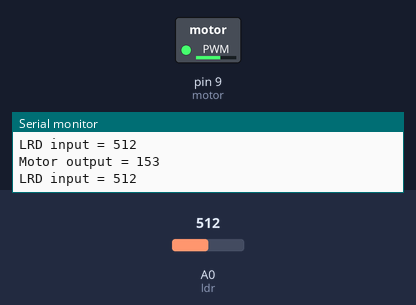
This sketch was run on a simulated Arduino Uno, built with avr-gcc and run on an emulated ATmega328P. On the bench: switched loads named in the sketch (green lamp = pin HIGH), the last lines printed to the serial monitor. The inputs (shaded band) are chosen by the test bench; at power-on: A0 (ldr) = 512.

Above: at 1.2 s.
1.3 s: A0 (ldr) set to 306
At 1.7 s:
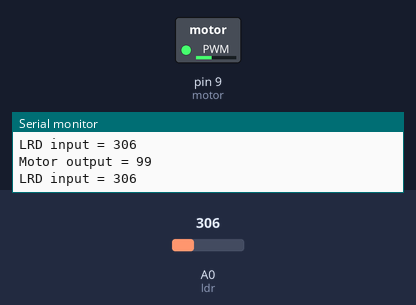
2.8 s: A0 (ldr) set to 0
At 3.9 s:
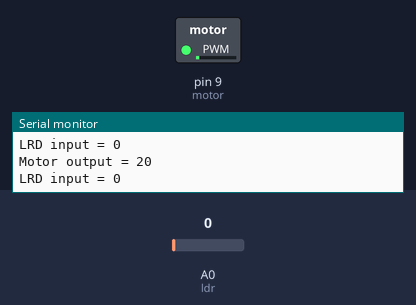
4.3 s: A0 (ldr) set to 716
At 5.2 s:
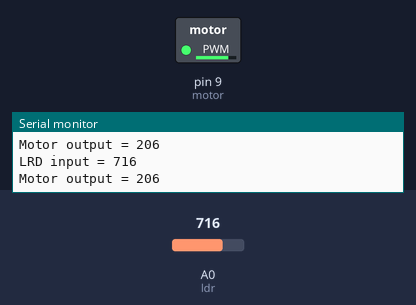
5.8 s: A0 (ldr) set to 511
At 7.3 s:
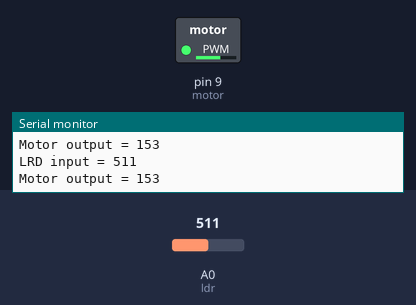
Timing chart, 0 to 8.3 s (numbered marks = the images above; inputs shaded):
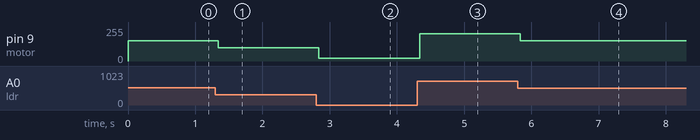

Measured:
- after the input at 1.3 s, pin 9 (motor): 153/255 → 99/255 at once
- after the input at 2.8 s, pin 9 (motor): 99/255 → 20/255 at once
- after the input at 4.3 s, pin 9 (motor): 20/255 → 206/255 at once
- after the input at 5.8 s, pin 9 (motor): 206/255 → 153/255 at once

The sketch:

Motor_Speed_Control_using_Optical_Controller.ino
```cpp
const int motor = 9;  // the pin number (PWM) for the motor.
const int ldr = A0; // the pin number for the input sensor.

// new and old values (speed) for motor device.
int x = 0;
int y = 0;

const int sensorMin = 0;   // set the appropriate value of the light sensor.
const int sensorMax = 900; // set the appropriate value of the light sensor.

const int LIGHT_SENSE = 5; // difference level sensitivity value.
const long delayTime = 30; // motor delay time in millis.

void setup ()
{
  // set sensor as input.
  pinMode(ldr, INPUT);

  // set motor as output.
  pinMode(motor, OUTPUT);

  Serial.begin(9600);
}

// loop the main sketch.
void loop ()
{
  // get the value from the light sensor.
  x = analogRead(ldr);
  Serial.println("");
  Serial.print("LRD input = ");
  Serial.println(x);

  // map the value to the min, max of the motor.
  x = map (x, sensorMin, sensorMax, 20, 255);

  // ensure that the value is between min, max of the motor.
  x = constrain(x, 20, 255);

  // assume the new value only if there was enough difference.
  if (abs(x - y) > LIGHT_SENSE)
  {
    // get the new value.
    y = x;
  }

  Serial.println("");
  Serial.print("Motor output = ");
  Serial.println(y);

  // set the signal to the motor.
  analogWrite(motor, y);

  // wait some time the motor to move.
  delay(delayTime);
}
```
